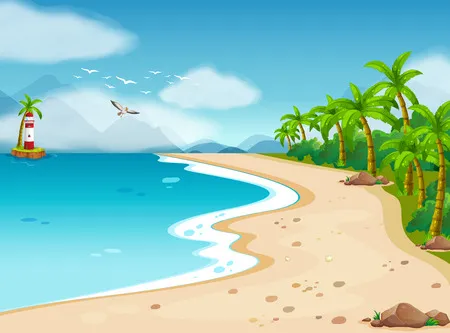
#> input picture images/beach.JPG, 450 x 333 px
$ python opencv_thresh.py images/beach.JPG
#> lines starting #> are read from the running program, lines starting #| are printed output that depends on the picture; after the words box and inside, x2 and y2 are one past the last pixel; in counts of white or black regions, pixels touching at a corner belong together
# import libraries and image
from sys import argv
import numpy as np
import matplotlib.pyplot as plt
from skimage.filters import threshold_otsu # note we use scikit-image
import cv2
path = argv[1]
img = cv2.imread(path)
#> img is the input picture: shape (333, 450, 3); mean B, G, R 188.2, 199.7, 148.6

# we convert the image to grayscale
img_rgb = cv2.cvtColor(img, cv2.COLOR_BGR2RGB)
img_gray = cv2.cvtColor(img_rgb,cv2.COLOR_RGB2GRAY)
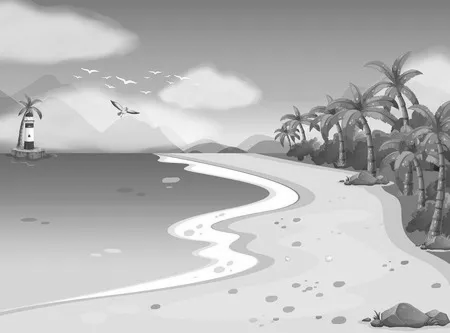
#> img_gray: shape (333, 450); min 33, max 255, mean 183.1

# filter_image takes an image and a grayscale mask
# it multiplies the rgb channel of the image with the grayscale value
# of the mask, and concatenates the values to form a normal image
def filter_image(image, mask):
    r = image[:,:,0] * mask
    g = image[:,:,1] * mask
    b = image[:,:,2] * mask
    return np.dstack([r, g, b])

# using grayscale version of our image, img_gray, we calculate the
# threshold used, and use it as a filter
thresh = threshold_otsu(img_gray)
#> thresh = 178
# this creates a mask-like image, img_otsu, that is used to segment
# the original image
img_otsu = img_gray < thresh
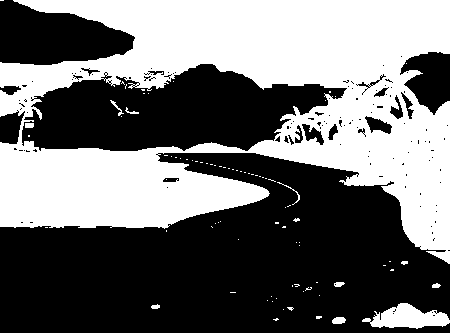
#> img_otsu: shape (333, 450) bool; 43.9% white; 83 white regions (72 under 20 px), largest, box (x1, y1, x2, y2) and area: (0, 0, 450, 264) 63857, (362, 303, 450, 329) 1324, (332, 317, 346, 324) 81
# now, using img_otsu as our mask, we use our filter_image function
# to create the segmented image
filtered = filter_image(img, img_otsu)
#> in filter_image, `r = image[:,:,0] * mask`:
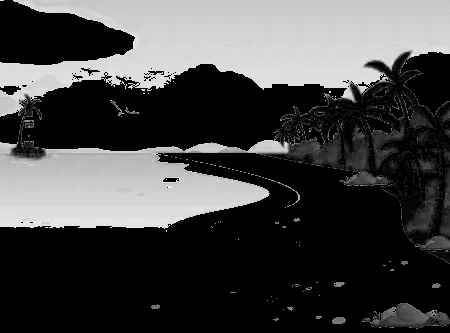
#> r: shape (333, 450); min 0, max 248, mean 69.9
#> in filter_image, `g = image[:,:,1] * mask`:
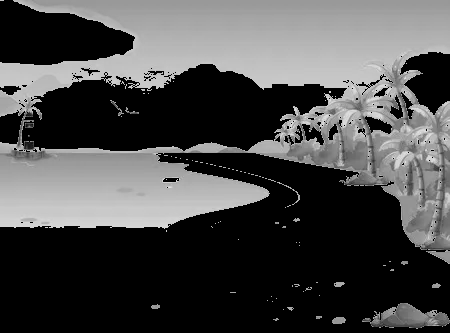
#> g: shape (333, 450); min 0, max 225, mean 74.2
#> in filter_image, `b = image[:,:,2] * mask`:
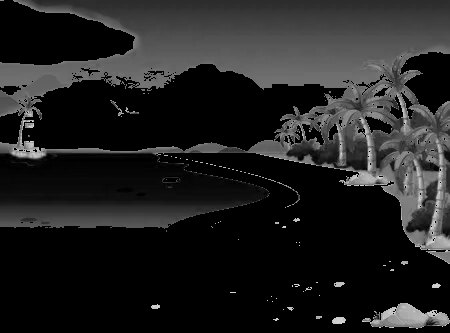
#> b: shape (333, 450); min 0, max 223, mean 32.9
#> in filter_image, `return np.dstack([r, g, b])`:
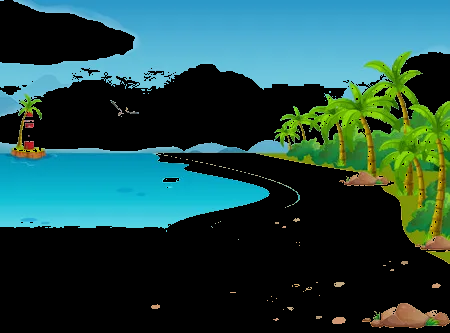
#> returned value: shape (333, 450, 3); mean of channels 0, 1, 2 69.9, 74.2, 32.9; drawn as B, G, R

# display results
imgplot = plt.imshow(filtered)
plt.show()
